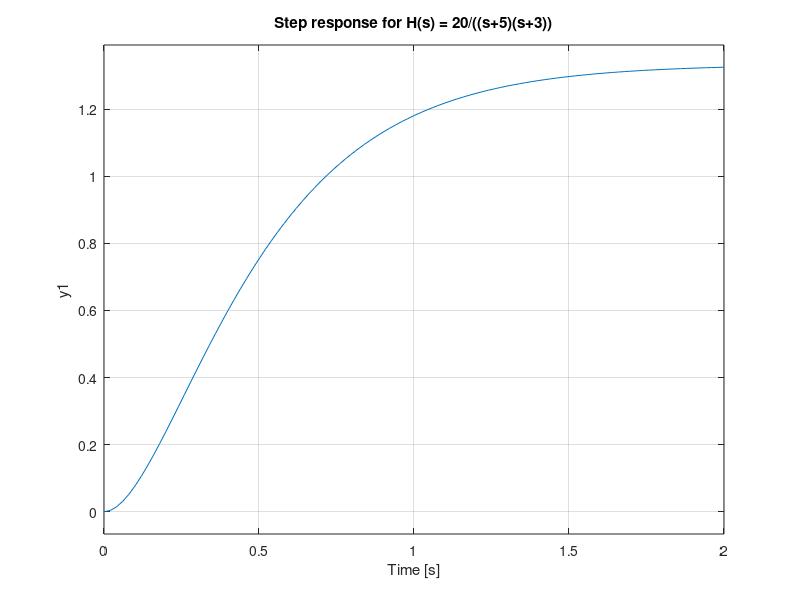
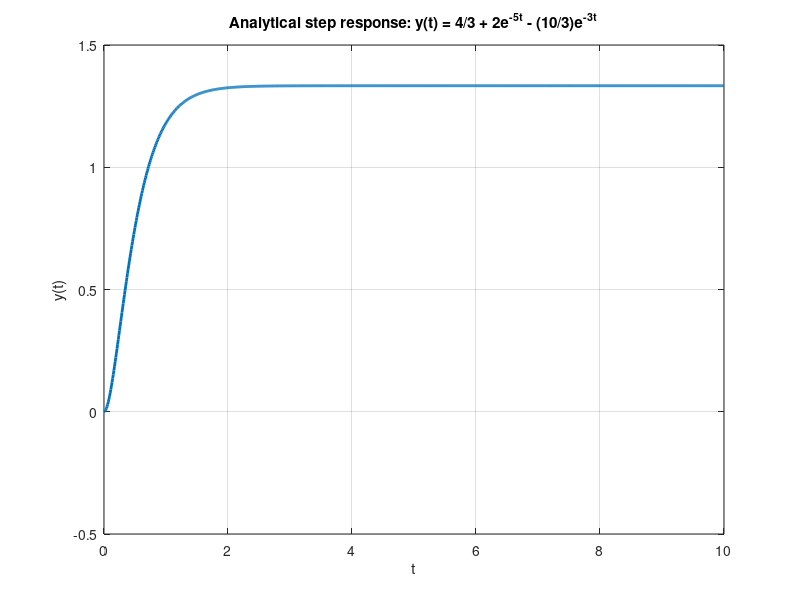

Reproduce these figures in MATLAB, in order.
clc; clear; close all;

s = tf('s');
H = 20/((s+5)*(s+3));

figure;
step(H);
grid on;
title('Step response for H(s) = 20/((s+5)(s+3))');

% Analytical solution
t = 0:0.01:10;
y = 4/3 + 2*exp(-5*t) - (10/3)*exp(-3*t);

figure;
plot(t, y, 'LineWidth', 2);
grid on;
xlabel('t');
ylabel('y(t)');
title('Analytical step response: y(t) = 4/3 + 2e^{-5t} - (10/3)e^{-3t}');
